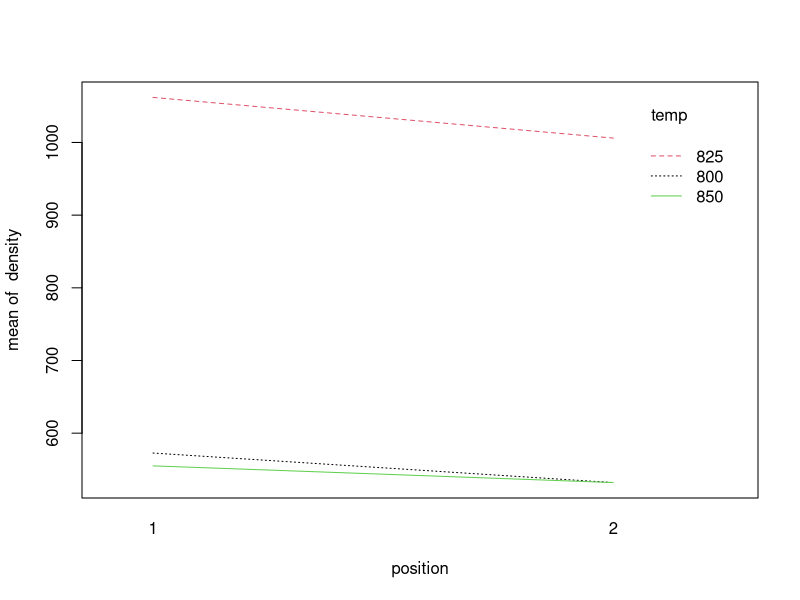
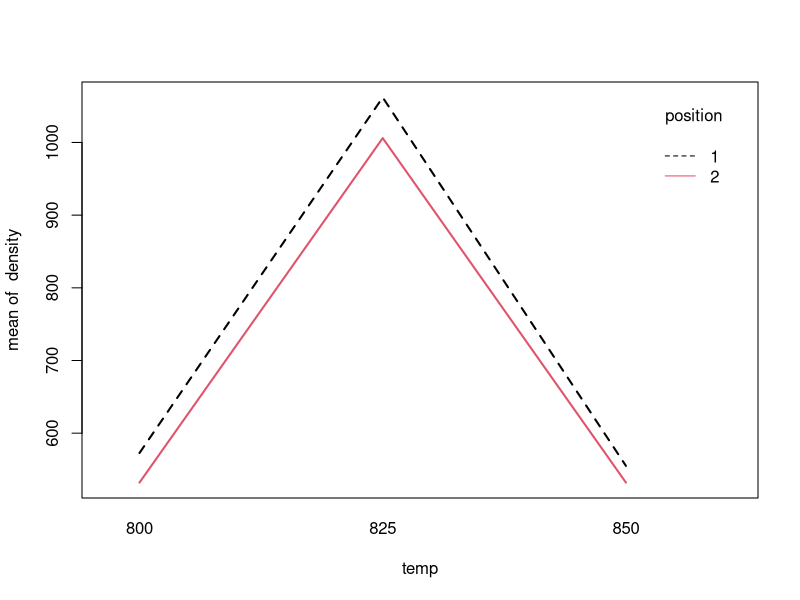
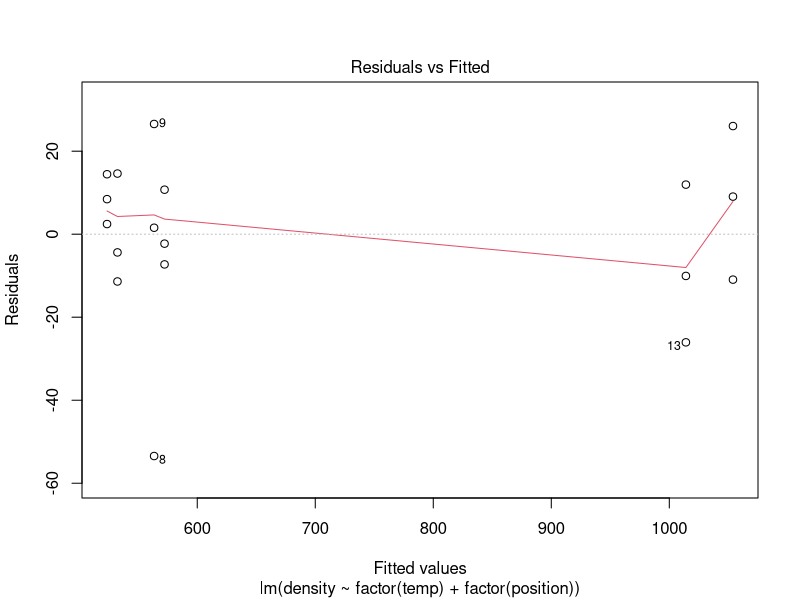
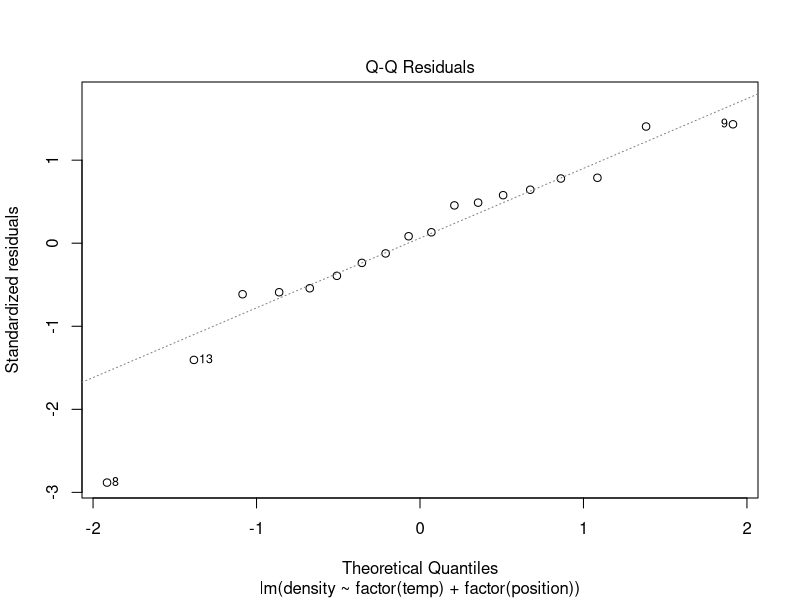
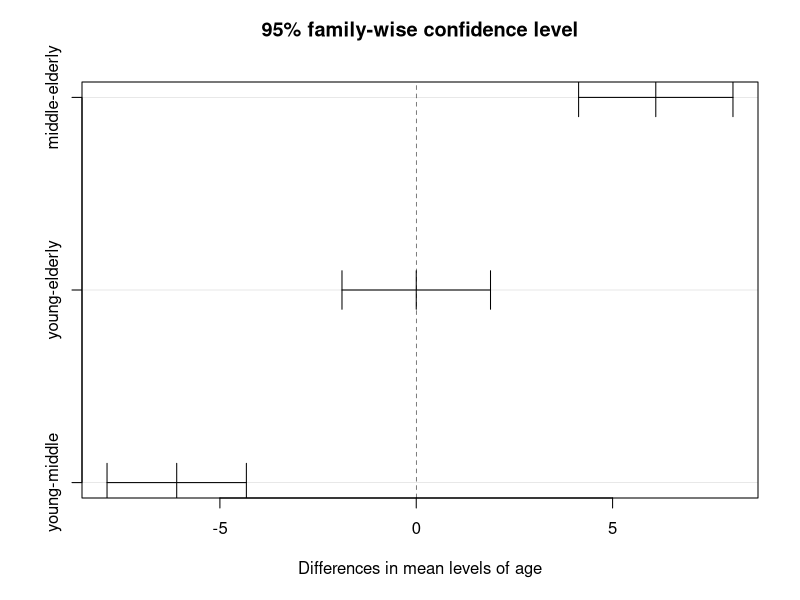

Source code (R) for these figures, in order:
## ---- chunk 1
knitr::opts_chunk$set(echo = TRUE)
## ---- chunk 2
dens <- read.csv("SGTADATASETS/density.csv", header = TRUE)

with(dens, interaction.plot(position, temp, density, col=1:3))
with(dens, interaction.plot(temp, position, density, col = 1:2, lwd = 2))

table(dens[, c("position", "temp")])
## ---- chunk 3
dens.int <- lm(density ~ factor(temp) * factor(position), data = dens)
anova(dens.int)
## ---- chunk 4
dens.main <- lm(density ~ factor(temp) + factor(position), data = dens)
anova(dens.main)
## ---- chunk 5
plot(dens.main, which=1:2)
## ---- chunk 6
nrow(dens)
## ---- chunk 7
TukeyHSD(aov(dens.main), "factor(position)")
TukeyHSD(aov(dens.main), "factor(temp)")
## ---- chunk 8
cash <- read.table("SGTADATASETS/cash.dat", header = TRUE)
table(cash[, c("gender", "age")])
## ---- chunk 9
cash.1 <- lm(offer ~ age * gender, data = cash)
cash.2 <- lm(offer ~ gender * age, data = cash)

anova(cash.1)
anova(cash.2)
## ---- chunk 10
cash.3 <- lm(offer ~ age + gender, data = cash)
anova(cash.3)
## ---- chunk 11
cash.4 <- lm(offer ~ age, data = cash)
anova(cash.4)

plot(TukeyHSD(aov(cash.4), "age"))
model.tables(aov(cash.4), type = 'means')
## ---- chunk 12
my.mean <- function(x) { # Name the function as my.mean # Define x as the input
  output <- sum(x) / length(x) # Calculate the average
  return(output) # Return the average as an output
  }
## ---- chunk 13
my.mean(c(2,3)) # 2.5 correct
## ---- chunk 14
my.IQR <- function(x) {
  q <- as.numeric(quantile(x))
  output <- q[3]-q[1]
  return(output)
}

my.IQR(c(1,2,3,4,5))
